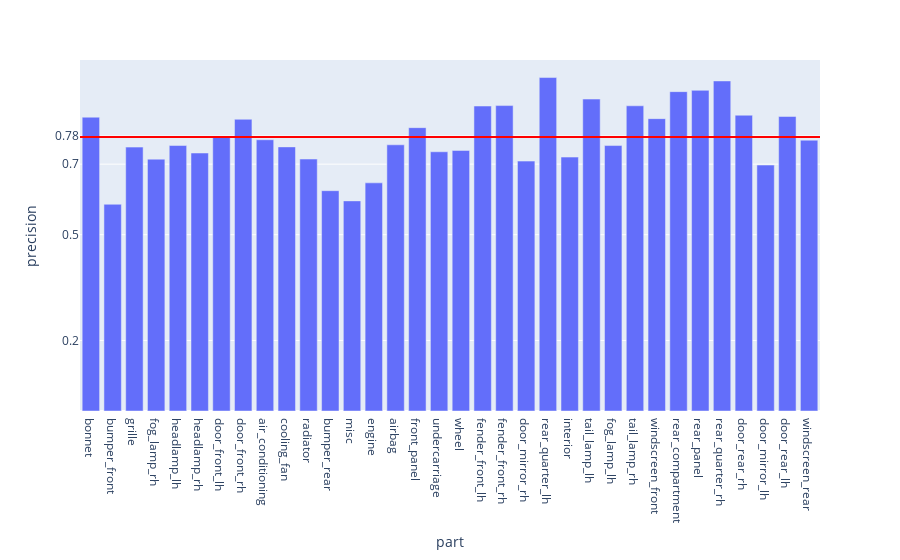

Write notebook code for a chart like this one.
### Code cell
fig = px.bar(evalMetrics, x = 'part', y = 'precision')

fig.add_hline(y=avgPrecision, line_width=2, line_color="red")

fig.update_layout(
    yaxis = dict(
        tickmode = 'array',
        tickvals = [np.format_float_positional(avgPrecision, 2), 0.2, 0.5, 0.7],
    )
)
fig

### Figure 1 — Plotly figure (JSON) as saved in the notebook; plotly's stock layout.template omitted (floating-point values rounded to 4 significant figures)
{"data": [{"alignmentgroup": "True", "hovertemplate": "part=%{x}<br>precision=%{y}<extra></extra>", "legendgroup": "", "marker": {"color": "#636efa", "pattern": {"shape": ""}}, "name": "", "offsetgroup": "", "orientation": "v", "showlegend": false, "textposition": "auto", "type": "bar", "x": ["bonnet", "bumper_front", "grille", "fog_lamp_rh", "headlamp_lh", "headlamp_rh", "door_front_lh", "door_front_rh", "air_conditioning", "cooling_fan", "radiator", "bumper_rear", "misc", "engine", "airbag", "front_panel", "undercarriage", "wheel", "fender_front_lh", "fender_front_rh", "door_mirror_rh", "rear_quarter_lh", "interior", "tail_lamp_lh", "fog_lamp_lh", "tail_lamp_rh", "windscreen_front", "rear_compartment", "rear_panel", "rear_quarter_rh", "door_rear_rh", "door_mirror_lh", "door_rear_lh", "windscreen_rear"], "xaxis": "x", "y": [0.8331, 0.5862, 0.7483, 0.7142, 0.7528, 0.7316, 0.776, 0.8272, 0.7692, 0.749, 0.7145, 0.6248, 0.5958, 0.647, 0.7549, 0.8035, 0.7351, 0.7389, 0.8649, 0.8661, 0.7086, 0.9456, 0.72, 0.8846, 0.7527, 0.8655, 0.8291, 0.9057, 0.9093, 0.936, 0.8387, 0.6974, 0.8352, 0.768], "yaxis": "y"}], "layout": {"barmode": "relative", "legend": {"tracegroupgap": 0}, "margin": {"t": 60}, "shapes": [{"line": {"color": "red", "width": 2}, "type": "line", "x0": 0, "x1": 1, "xref": "x domain", "y0": 0.7773, "y1": 0.7773, "yref": "y"}], "xaxis": {"anchor": "y", "domain": [0, 1], "title": {"text": "part"}}, "yaxis": {"anchor": "x", "domain": [0, 1], "tickmode": "array", "tickvals": ["0.78", 0.2, 0.5, 0.7], "title": {"text": "precision"}}}}
